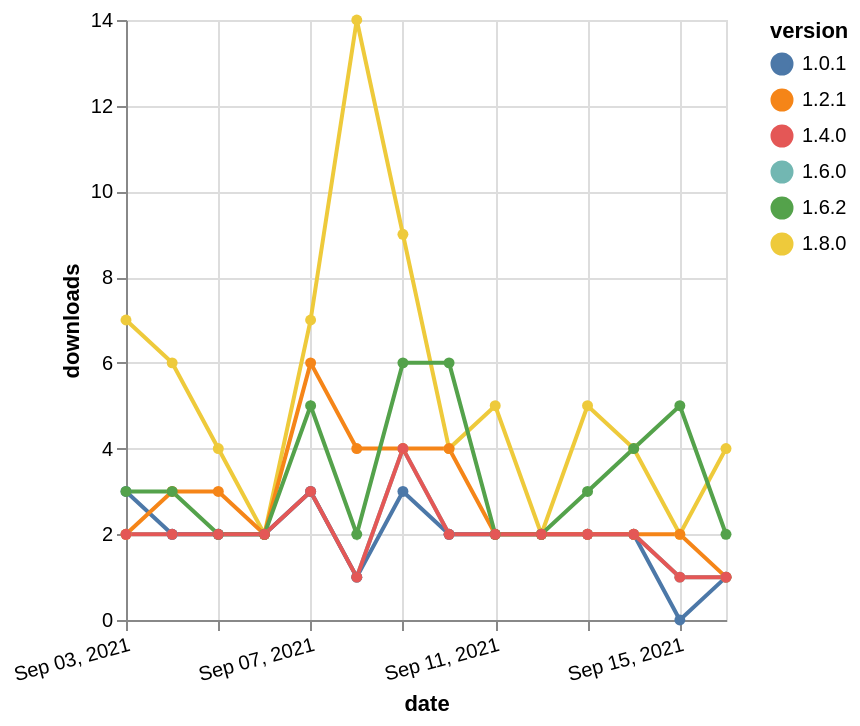

Describe this chart as a Vega-Lite specification.
### Vega-Lite specification from a JSON file in a GitHub repository (floating-point values rounded to 4 significant figures)
{"$schema": "https://vega.github.io/schema/vega-lite/v5.json", "description": "A simple bar chart with embedded data.", "data": {"values": [{"date": "2021-09-03", "total": 1061, "delta": 2, "version": "1.6.0"}, {"date": "2021-09-04", "total": 1063, "delta": 2, "version": "1.6.0"}, {"date": "2021-09-05", "total": 1065, "delta": 2, "version": "1.6.0"}, {"date": "2021-09-06", "total": 1067, "delta": 2, "version": "1.6.0"}, {"date": "2021-09-07", "total": 1070, "delta": 3, "version": "1.6.0"}, {"date": "2021-09-08", "total": 1071, "delta": 1, "version": "1.6.0"}, {"date": "2021-09-09", "total": 1075, "delta": 4, "version": "1.6.0"}, {"date": "2021-09-10", "total": 1077, "delta": 2, "version": "1.6.0"}, {"date": "2021-09-11", "total": 1079, "delta": 2, "version": "1.6.0"}, {"date": "2021-09-12", "total": 1081, "delta": 2, "version": "1.6.0"}, {"date": "2021-09-13", "total": 1083, "delta": 2, "version": "1.6.0"}, {"date": "2021-09-14", "total": 1085, "delta": 2, "version": "1.6.0"}, {"date": "2021-09-15", "total": 1086, "delta": 1, "version": "1.6.0"}, {"date": "2021-09-16", "total": 1087, "delta": 1, "version": "1.6.0"}, {"date": "2021-09-03", "total": 378, "delta": 7, "version": "1.8.0"}, {"date": "2021-09-04", "total": 384, "delta": 6, "version": "1.8.0"}, {"date": "2021-09-05", "total": 388, "delta": 4, "version": "1.8.0"}, {"date": "2021-09-06", "total": 390, "delta": 2, "version": "1.8.0"}, {"date": "2021-09-07", "total": 397, "delta": 7, "version": "1.8.0"}, {"date": "2021-09-08", "total": 411, "delta": 14, "version": "1.8.0"}, {"date": "2021-09-09", "total": 420, "delta": 9, "version": "1.8.0"}, {"date": "2021-09-10", "total": 424, "delta": 4, "version": "1.8.0"}, {"date": "2021-09-11", "total": 429, "delta": 5, "version": "1.8.0"}, {"date": "2021-09-12", "total": 431, "delta": 2, "version": "1.8.0"}, {"date": "2021-09-13", "total": 436, "delta": 5, "version": "1.8.0"}, {"date": "2021-09-14", "total": 440, "delta": 4, "version": "1.8.0"}, {"date": "2021-09-15", "total": 442, "delta": 2, "version": "1.8.0"}, {"date": "2021-09-16", "total": 446, "delta": 4, "version": "1.8.0"}, {"date": "2021-09-03", "total": 1794, "delta": 3, "version": "1.0.1"}, {"date": "2021-09-04", "total": 1796, "delta": 2, "version": "1.0.1"}, {"date": "2021-09-05", "total": 1798, "delta": 2, "version": "1.0.1"}, {"date": "2021-09-06", "total": 1800, "delta": 2, "version": "1.0.1"}, {"date": "2021-09-07", "total": 1803, "delta": 3, "version": "1.0.1"}, {"date": "2021-09-08", "total": 1804, "delta": 1, "version": "1.0.1"}, {"date": "2021-09-09", "total": 1807, "delta": 3, "version": "1.0.1"}, {"date": "2021-09-10", "total": 1809, "delta": 2, "version": "1.0.1"}, {"date": "2021-09-11", "total": 1811, "delta": 2, "version": "1.0.1"}, {"date": "2021-09-12", "total": 1813, "delta": 2, "version": "1.0.1"}, {"date": "2021-09-13", "total": 1815, "delta": 2, "version": "1.0.1"}, {"date": "2021-09-14", "total": 1817, "delta": 2, "version": "1.0.1"}, {"date": "2021-09-15", "total": 1817, "delta": 0, "version": "1.0.1"}, {"date": "2021-09-16", "total": 1818, "delta": 1, "version": "1.0.1"}, {"date": "2021-09-03", "total": 2120, "delta": 2, "version": "1.2.1"}, {"date": "2021-09-04", "total": 2123, "delta": 3, "version": "1.2.1"}, {"date": "2021-09-05", "total": 2126, "delta": 3, "version": "1.2.1"}, {"date": "2021-09-06", "total": 2128, "delta": 2, "version": "1.2.1"}, {"date": "2021-09-07", "total": 2134, "delta": 6, "version": "1.2.1"}, {"date": "2021-09-08", "total": 2138, "delta": 4, "version": "1.2.1"}, {"date": "2021-09-09", "total": 2142, "delta": 4, "version": "1.2.1"}, {"date": "2021-09-10", "total": 2146, "delta": 4, "version": "1.2.1"}, {"date": "2021-09-11", "total": 2148, "delta": 2, "version": "1.2.1"}, {"date": "2021-09-12", "total": 2150, "delta": 2, "version": "1.2.1"}, {"date": "2021-09-13", "total": 2152, "delta": 2, "version": "1.2.1"}, {"date": "2021-09-14", "total": 2154, "delta": 2, "version": "1.2.1"}, {"date": "2021-09-15", "total": 2156, "delta": 2, "version": "1.2.1"}, {"date": "2021-09-16", "total": 2157, "delta": 1, "version": "1.2.1"}, {"date": "2021-09-03", "total": 692, "delta": 3, "version": "1.6.2"}, {"date": "2021-09-04", "total": 695, "delta": 3, "version": "1.6.2"}, {"date": "2021-09-05", "total": 697, "delta": 2, "version": "1.6.2"}, {"date": "2021-09-06", "total": 699, "delta": 2, "version": "1.6.2"}, {"date": "2021-09-07", "total": 704, "delta": 5, "version": "1.6.2"}, {"date": "2021-09-08", "total": 706, "delta": 2, "version": "1.6.2"}, {"date": "2021-09-09", "total": 712, "delta": 6, "version": "1.6.2"}, {"date": "2021-09-10", "total": 718, "delta": 6, "version": "1.6.2"}, {"date": "2021-09-11", "total": 720, "delta": 2, "version": "1.6.2"}, {"date": "2021-09-12", "total": 722, "delta": 2, "version": "1.6.2"}, {"date": "2021-09-13", "total": 725, "delta": 3, "version": "1.6.2"}, {"date": "2021-09-14", "total": 729, "delta": 4, "version": "1.6.2"}, {"date": "2021-09-15", "total": 734, "delta": 5, "version": "1.6.2"}, {"date": "2021-09-16", "total": 736, "delta": 2, "version": "1.6.2"}, {"date": "2021-09-03", "total": 1219, "delta": 2, "version": "1.4.0"}, {"date": "2021-09-04", "total": 1221, "delta": 2, "version": "1.4.0"}, {"date": "2021-09-05", "total": 1223, "delta": 2, "version": "1.4.0"}, {"date": "2021-09-06", "total": 1225, "delta": 2, "version": "1.4.0"}, {"date": "2021-09-07", "total": 1228, "delta": 3, "version": "1.4.0"}, {"date": "2021-09-08", "total": 1229, "delta": 1, "version": "1.4.0"}, {"date": "2021-09-09", "total": 1233, "delta": 4, "version": "1.4.0"}, {"date": "2021-09-10", "total": 1235, "delta": 2, "version": "1.4.0"}, {"date": "2021-09-11", "total": 1237, "delta": 2, "version": "1.4.0"}, {"date": "2021-09-12", "total": 1239, "delta": 2, "version": "1.4.0"}, {"date": "2021-09-13", "total": 1241, "delta": 2, "version": "1.4.0"}, {"date": "2021-09-14", "total": 1243, "delta": 2, "version": "1.4.0"}, {"date": "2021-09-15", "total": 1244, "delta": 1, "version": "1.4.0"}, {"date": "2021-09-16", "total": 1245, "delta": 1, "version": "1.4.0"}]}, "width": "container", "mark": {"type": "line", "point": {"filled": true}}, "encoding": {"x": {"field": "date", "type": "temporal", "timeUnit": "yearmonthdate", "title": "date", "axis": {"labelAngle": -15}}, "y": {"field": "delta", "type": "quantitative", "title": "downloads"}, "color": {"field": "version", "type": "nominal"}, "tooltip": {"field": "delta"}}}
